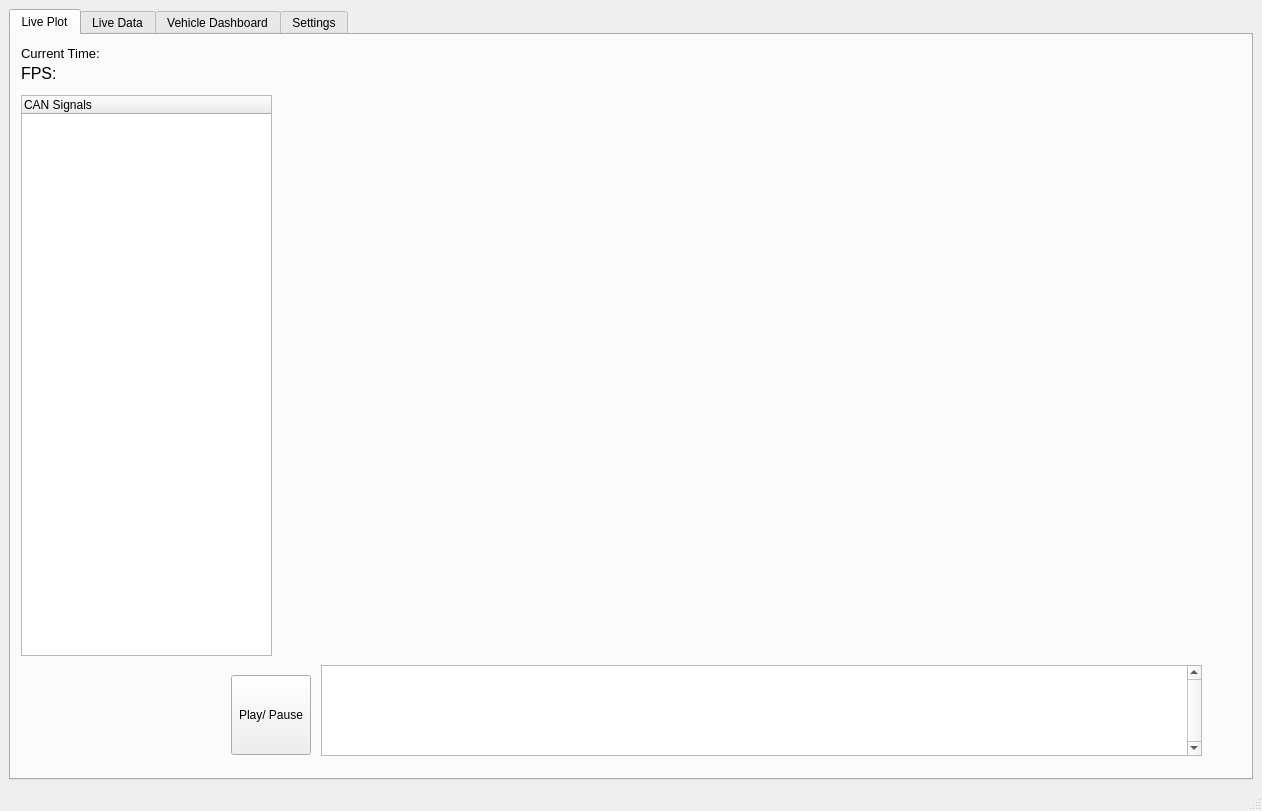
<?xml version="1.0" encoding="UTF-8"?>
<ui version="4.0">
 <class>MainWindow</class>
 <widget class="QMainWindow" name="MainWindow">
  <property name="geometry">
   <rect>
    <x>0</x>
    <y>0</y>
    <width>1262</width>
    <height>811</height>
   </rect>
  </property>
  <property name="minimumSize">
   <size>
    <width>640</width>
    <height>480</height>
   </size>
  </property>
  <property name="windowTitle">
   <string>WiCAN Dashboard</string>
  </property>
  <widget class="QWidget" name="centralwidget">
   <layout class="QHBoxLayout" name="horizontalLayout">
    <item>
     <widget class="QTabWidget" name="tabWidget">
      <property name="currentIndex">
       <number>0</number>
      </property>
      <property name="usesScrollButtons">
       <bool>true</bool>
      </property>
      <widget class="QWidget" name="tab">
       <attribute name="title">
        <string>Live Plot</string>
       </attribute>
       <widget class="QLabel" name="CurrTimeLabel">
        <property name="geometry">
         <rect>
          <x>10</x>
          <y>10</y>
          <width>151</width>
          <height>16</height>
         </rect>
        </property>
        <property name="font">
         <font>
          <pointsize>10</pointsize>
         </font>
        </property>
        <property name="text">
         <string>Current Time: </string>
        </property>
       </widget>
       <widget class="QLabel" name="FPS_label">
        <property name="geometry">
         <rect>
          <x>10</x>
          <y>30</y>
          <width>111</width>
          <height>16</height>
         </rect>
        </property>
        <property name="font">
         <font>
          <pointsize>12</pointsize>
         </font>
        </property>
        <property name="text">
         <string>FPS: </string>
        </property>
       </widget>
       <widget class="QWidget" name="verticalLayoutWidget">
        <property name="geometry">
         <rect>
          <x>280</x>
          <y>0</y>
          <width>911</width>
          <height>621</height>
         </rect>
        </property>
        <layout class="QVBoxLayout" name="plotLayout">
         <property name="spacing">
          <number>0</number>
         </property>
         <property name="sizeConstraint">
          <enum>QLayout::SetNoConstraint</enum>
         </property>
         <property name="topMargin">
          <number>0</number>
         </property>
        </layout>
       </widget>
       <widget class="QPushButton" name="play_pause_btn">
        <property name="geometry">
         <rect>
          <x>220</x>
          <y>640</y>
          <width>80</width>
          <height>80</height>
         </rect>
        </property>
        <property name="text">
         <string>Play/ Pause</string>
        </property>
       </widget>
       <widget class="QPlainTextEdit" name="plainTextEdit">
        <property name="geometry">
         <rect>
          <x>310</x>
          <y>630</y>
          <width>881</width>
          <height>91</height>
         </rect>
        </property>
        <property name="verticalScrollBarPolicy">
         <enum>Qt::ScrollBarAlwaysOn</enum>
        </property>
        <property name="sizeAdjustPolicy">
         <enum>QAbstractScrollArea::AdjustToContents</enum>
        </property>
        <property name="lineWrapMode">
         <enum>QPlainTextEdit::WidgetWidth</enum>
        </property>
        <property name="readOnly">
         <bool>true</bool>
        </property>
        <property name="centerOnScroll">
         <bool>false</bool>
        </property>
       </widget>
       <widget class="QTreeWidget" name="can_signal_tree">
        <property name="geometry">
         <rect>
          <x>10</x>
          <y>60</y>
          <width>251</width>
          <height>561</height>
         </rect>
        </property>
        <property name="columnCount">
         <number>1</number>
        </property>
        <attribute name="headerShowSortIndicator" stdset="0">
         <bool>false</bool>
        </attribute>
        <column>
         <property name="text">
          <string>CAN Signals</string>
         </property>
        </column>
       </widget>
      </widget>
      <widget class="QWidget" name="tab_3">
       <attribute name="title">
        <string>Live Data</string>
       </attribute>
       <widget class="QTableWidget" name="CANdataTable">
        <property name="geometry">
         <rect>
          <x>30</x>
          <y>20</y>
          <width>1181</width>
          <height>451</height>
         </rect>
        </property>
        <property name="sizePolicy">
         <sizepolicy hsizetype="Fixed" vsizetype="Expanding">
          <horstretch>0</horstretch>
          <verstretch>0</verstretch>
         </sizepolicy>
        </property>
        <column>
         <property name="text">
          <string notr="true">CAN-ID</string>
         </property>
         <property name="toolTip">
          <string notr="true"/>
         </property>
         <property name="whatsThis">
          <string notr="true"/>
         </property>
        </column>
        <column>
         <property name="text">
          <string notr="true">DLC</string>
         </property>
         <property name="toolTip">
          <string notr="true"/>
         </property>
         <property name="whatsThis">
          <string notr="true"/>
         </property>
        </column>
        <column>
         <property name="text">
          <string notr="true">Symbol</string>
         </property>
         <property name="toolTip">
          <string notr="true"/>
         </property>
         <property name="whatsThis">
          <string notr="true"/>
         </property>
        </column>
        <column>
         <property name="text">
          <string notr="true">Signal</string>
         </property>
         <property name="toolTip">
          <string notr="true"/>
         </property>
         <property name="whatsThis">
          <string notr="true"/>
         </property>
        </column>
        <column>
         <property name="text">
          <string notr="true">Value</string>
         </property>
         <property name="toolTip">
          <string notr="true"/>
         </property>
         <property name="whatsThis">
          <string notr="true"/>
         </property>
        </column>
        <column>
         <property name="text">
          <string notr="true">Units</string>
         </property>
         <property name="toolTip">
          <string notr="true"/>
         </property>
         <property name="whatsThis">
          <string notr="true"/>
         </property>
        </column>
        <column>
         <property name="text">
          <string notr="true">Cycle Time [s]</string>
         </property>
         <property name="toolTip">
          <string notr="true"/>
         </property>
         <property name="whatsThis">
          <string notr="true"/>
         </property>
        </column>
        <column>
         <property name="text">
          <string notr="true">Receive Count</string>
         </property>
         <property name="toolTip">
          <string notr="true"/>
         </property>
         <property name="whatsThis">
          <string notr="true"/>
         </property>
        </column>
       </widget>
       <widget class="QLabel" name="label_2">
        <property name="geometry">
         <rect>
          <x>30</x>
          <y>0</y>
          <width>141</width>
          <height>21</height>
         </rect>
        </property>
        <property name="font">
         <font>
          <pointsize>12</pointsize>
          <weight>75</weight>
          <bold>true</bold>
         </font>
        </property>
        <property name="text">
         <string>Received Data</string>
        </property>
       </widget>
       <widget class="QLabel" name="label_3">
        <property name="geometry">
         <rect>
          <x>30</x>
          <y>490</y>
          <width>141</width>
          <height>21</height>
         </rect>
        </property>
        <property name="font">
         <font>
          <pointsize>12</pointsize>
          <weight>75</weight>
          <bold>true</bold>
         </font>
        </property>
        <property name="text">
         <string>Send Data</string>
        </property>
       </widget>
       <widget class="QComboBox" name="CAN_msg_selector">
        <property name="geometry">
         <rect>
          <x>30</x>
          <y>520</y>
          <width>241</width>
          <height>31</height>
         </rect>
        </property>
        <property name="font">
         <font>
          <pointsize>10</pointsize>
         </font>
        </property>
        <property name="frame">
         <bool>true</bool>
        </property>
       </widget>
       <widget class="QTableWidget" name="CAN_sendDataTable">
        <property name="geometry">
         <rect>
          <x>300</x>
          <y>510</y>
          <width>481</width>
          <height>192</height>
         </rect>
        </property>
        <column>
         <property name="text">
          <string>Signal</string>
         </property>
        </column>
        <column>
         <property name="text">
          <string>Value</string>
         </property>
        </column>
       </widget>
       <widget class="QPushButton" name="send_msg_btn">
        <property name="geometry">
         <rect>
          <x>90</x>
          <y>610</y>
          <width>111</width>
          <height>61</height>
         </rect>
        </property>
        <property name="font">
         <font>
          <pointsize>14</pointsize>
         </font>
        </property>
        <property name="text">
         <string>SEND</string>
        </property>
       </widget>
      </widget>
      <widget class="QWidget" name="tab_4">
       <attribute name="title">
        <string>Vehicle Dashboard</string>
       </attribute>
       <widget class="QLCDNumber" name="lcdNumber">
        <property name="geometry">
         <rect>
          <x>310</x>
          <y>40</y>
          <width>161</width>
          <height>71</height>
         </rect>
        </property>
       </widget>
       <widget class="QLabel" name="label">
        <property name="geometry">
         <rect>
          <x>390</x>
          <y>280</y>
          <width>291</width>
          <height>191</height>
         </rect>
        </property>
        <property name="text">
         <string>- Speed, current, temps, cell voltages (min/ max)</string>
        </property>
       </widget>
      </widget>
      <widget class="QWidget" name="tab_2">
       <attribute name="title">
        <string>Settings</string>
       </attribute>
       <widget class="QLabel" name="label_4">
        <property name="geometry">
         <rect>
          <x>70</x>
          <y>30</y>
          <width>61</width>
          <height>21</height>
         </rect>
        </property>
        <property name="font">
         <font>
          <pointsize>10</pointsize>
         </font>
        </property>
        <property name="text">
         <string>DBC Path:</string>
        </property>
       </widget>
       <widget class="QPushButton" name="dbc_filediag_btn">
        <property name="geometry">
         <rect>
          <x>560</x>
          <y>30</y>
          <width>31</width>
          <height>23</height>
         </rect>
        </property>
        <property name="text">
         <string>...</string>
        </property>
       </widget>
       <widget class="QPlainTextEdit" name="dbc_path_textedit">
        <property name="geometry">
         <rect>
          <x>130</x>
          <y>30</y>
          <width>421</width>
          <height>21</height>
         </rect>
        </property>
        <property name="verticalScrollBarPolicy">
         <enum>Qt::ScrollBarAlwaysOff</enum>
        </property>
        <property name="horizontalScrollBarPolicy">
         <enum>Qt::ScrollBarAlwaysOff</enum>
        </property>
        <property name="lineWrapMode">
         <enum>QPlainTextEdit::NoWrap</enum>
        </property>
        <property name="readOnly">
         <bool>true</bool>
        </property>
        <property name="placeholderText">
         <string>resources/2018CAR.dbc</string>
        </property>
       </widget>
       <widget class="QLabel" name="label_5">
        <property name="geometry">
         <rect>
          <x>30</x>
          <y>60</y>
          <width>101</width>
          <height>21</height>
         </rect>
        </property>
        <property name="font">
         <font>
          <pointsize>10</pointsize>
         </font>
        </property>
        <property name="text">
         <string>Signal Duration:</string>
        </property>
       </widget>
       <widget class="QSlider" name="horizontalSlider">
        <property name="geometry">
         <rect>
          <x>130</x>
          <y>60</y>
          <width>160</width>
          <height>22</height>
         </rect>
        </property>
        <property name="orientation">
         <enum>Qt::Horizontal</enum>
        </property>
       </widget>
      </widget>
     </widget>
    </item>
   </layout>
  </widget>
  <widget class="QMenuBar" name="menubar">
   <property name="geometry">
    <rect>
     <x>0</x>
     <y>0</y>
     <width>1262</width>
     <height>21</height>
    </rect>
   </property>
  </widget>
  <widget class="QStatusBar" name="statusbar"/>
 </widget>
 <resources/>
 <connections/>
</ui>
